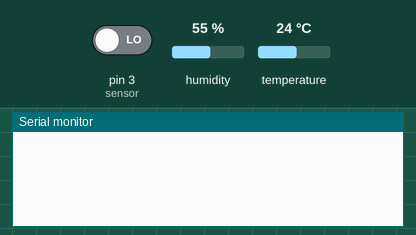
Bench run of a sketch on a simulated Arduino Uno, built with avr-gcc and run on an emulated ATmega328P. Parts: the last lines printed to the serial monitor. The test bench sets the inputs (shaded band); at power-on: pin 3 (sensor) LOW, humidity 55 %, temperature 24 °C.

Above: at 2.8 s.
2.9 s: pin 3 (sensor) driven HIGH
At 3.8 s:
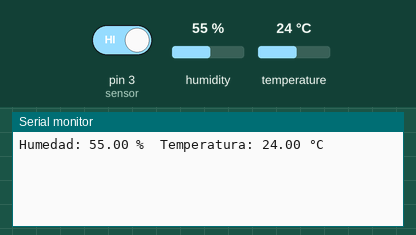
5.5 s: humidity set to 22 %
At 6.8 s:
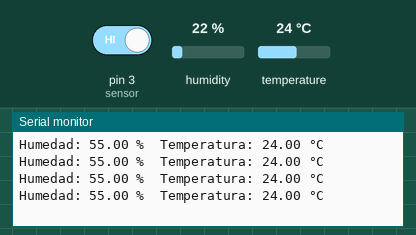
7.0 s: temperature set to 12 °C
At 8.4 s:
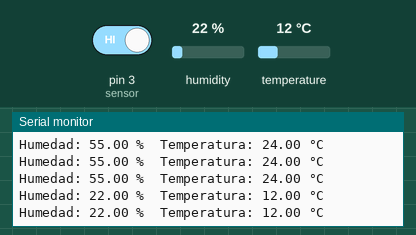
8.5 s: humidity set to 40 %
At 9.9 s:
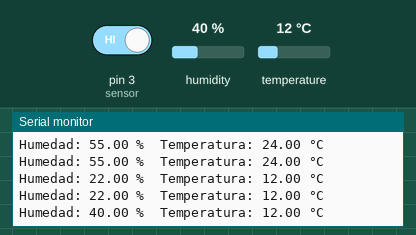
Timing chart, 0 to 11.0 s (numbered marks = the images above; inputs shaded):
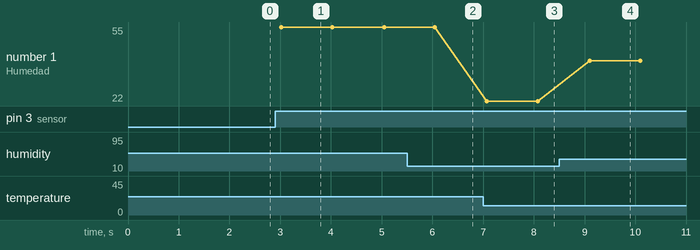

Measured:
- after the input at 2.9 s, the serial monitor: prints a new line after 0.12 s (image 1)
- after the input at 7.0 s, the serial monitor: prints a new line after 0.07 s (image 3)
- after the input at 8.5 s, the serial monitor: prints a new line after 0.60 s (image 4)
- plotted number 1: 22 → 40 after the input at 8.5 s

The sketch:

Sensor_DHT11_y_de_movimiento.ino
```cpp
/*
    Realizado por: Hernández Juárez Carlos
    Tarea 1: Sensor DHT11 y sensor de movimeinto PIR

    Arduino Intermedio

*/

#include <DHT.h> // Incluimos biblioteca
#include <DHT_U.h>

//Declaración de pines
#define DHTPIN 2
#define sensor 3

int valor;

DHT dht(DHTPIN,DHT11);

void setup() {
  Serial.begin(9600);
  pinMode(sensor,INPUT);
  dht.begin();
}

//Función para desplegar humedad y temperatura
void tempeHumedad(){
  float humedad = dht.readHumidity();  // Leer datos de humedad
  float temperatura = dht.readTemperature();  // Leer datos de temperatura

  if(isnan(humedad) || isnan(temperatura)){
    Serial.println("Error de lectura");
  }else{
    //Se imprimen los valores de humedad y temperatura
    Serial.print("Humedad: ");
    Serial.print(humedad);
    Serial.print(" %\t");
    Serial.print("Temperatura: ");
    Serial.print(temperatura);
    Serial.println(" °C\t");
  }
}

void loop() {

  valor = digitalRead(sensor);  // Se guarda el estado del sensor de movimiento

  if(valor == HIGH){  // Si el sensor detecta movimiento, se realiza el despliegue de la humedad y temperatura
    tempeHumedad();
  }
  delay(1000);
}
```
